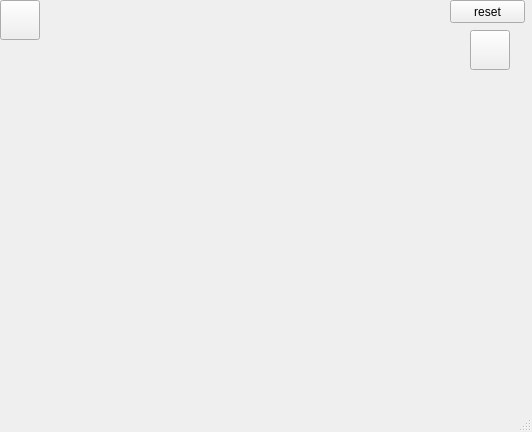
<?xml version="1.0" encoding="UTF-8"?>
<ui version="4.0">
 <class>MainWindow</class>
 <widget class="QMainWindow" name="MainWindow">
  <property name="geometry">
   <rect>
    <x>0</x>
    <y>0</y>
    <width>532</width>
    <height>432</height>
   </rect>
  </property>
  <property name="windowTitle">
   <string>MainWindow</string>
  </property>
  <widget class="QWidget" name="centralwidget">
   <widget class="QPushButton" name="pb1">
    <property name="geometry">
     <rect>
      <x>0</x>
      <y>0</y>
      <width>40</width>
      <height>40</height>
     </rect>
    </property>
    <property name="toolTip">
     <string>0,1</string>
    </property>
    <property name="text">
     <string/>
    </property>
    <property name="icon">
     <iconset>
      <normaloff>0.png</normaloff>0.png</iconset>
    </property>
    <property name="iconSize">
     <size>
      <width>40</width>
      <height>40</height>
     </size>
    </property>
   </widget>
   <widget class="QPushButton" name="pb_turn">
    <property name="geometry">
     <rect>
      <x>470</x>
      <y>30</y>
      <width>40</width>
      <height>40</height>
     </rect>
    </property>
    <property name="text">
     <string/>
    </property>
    <property name="icon">
     <iconset>
      <normaloff>1.png</normaloff>1.png</iconset>
    </property>
    <property name="iconSize">
     <size>
      <width>40</width>
      <height>40</height>
     </size>
    </property>
   </widget>
   <widget class="QPushButton" name="pb_reset">
    <property name="geometry">
     <rect>
      <x>450</x>
      <y>0</y>
      <width>75</width>
      <height>23</height>
     </rect>
    </property>
    <property name="text">
     <string>reset</string>
    </property>
   </widget>
  </widget>
  <widget class="QMenuBar" name="menubar">
   <property name="geometry">
    <rect>
     <x>0</x>
     <y>0</y>
     <width>532</width>
     <height>21</height>
    </rect>
   </property>
  </widget>
  <widget class="QStatusBar" name="statusbar"/>
 </widget>
 <resources/>
 <connections/>
</ui>
